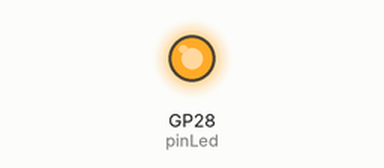
Recording of a program running on a simulated Raspberry Pi Pico running MicroPython. Parts: output pins drawn as LEDs (lit = HIGH).

Above: at 0.4 s.
At 3.3 s:
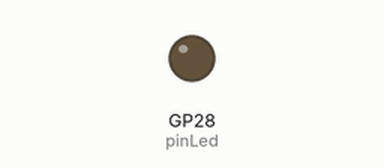
Timing chart, 0 to 4.6 s (numbered marks = the images above):
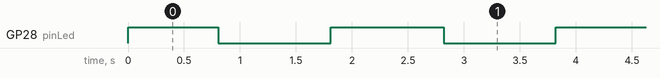

Measured:
- by itself, GP28 (pinLed): repeats every 2.0 s: LOW 1.0 s, HIGH 1.0 s
- by itself, everything shown: repeats every 6.0 s, in 18 steps

The program:

04PulsarGranular.py
```python
from machine import Pin
from utime import sleep_ms

# Constructor
pinLed = Pin(28, Pin.OUT)

while True:
    for intensidad in range(0, 10):
        for j in range(0, 10):
            pinLed.value(1)
            sleep_ms(10-intensidad)
            pinLed.value(0)
            sleep_ms(intensidad)
    for intensidad in range(0, 10):
        for j in range(0, 10):
            pinLed.value(1)
            sleep_ms(intensidad)
            pinLed.value(0)
            sleep_ms(10-intensidad)
```
